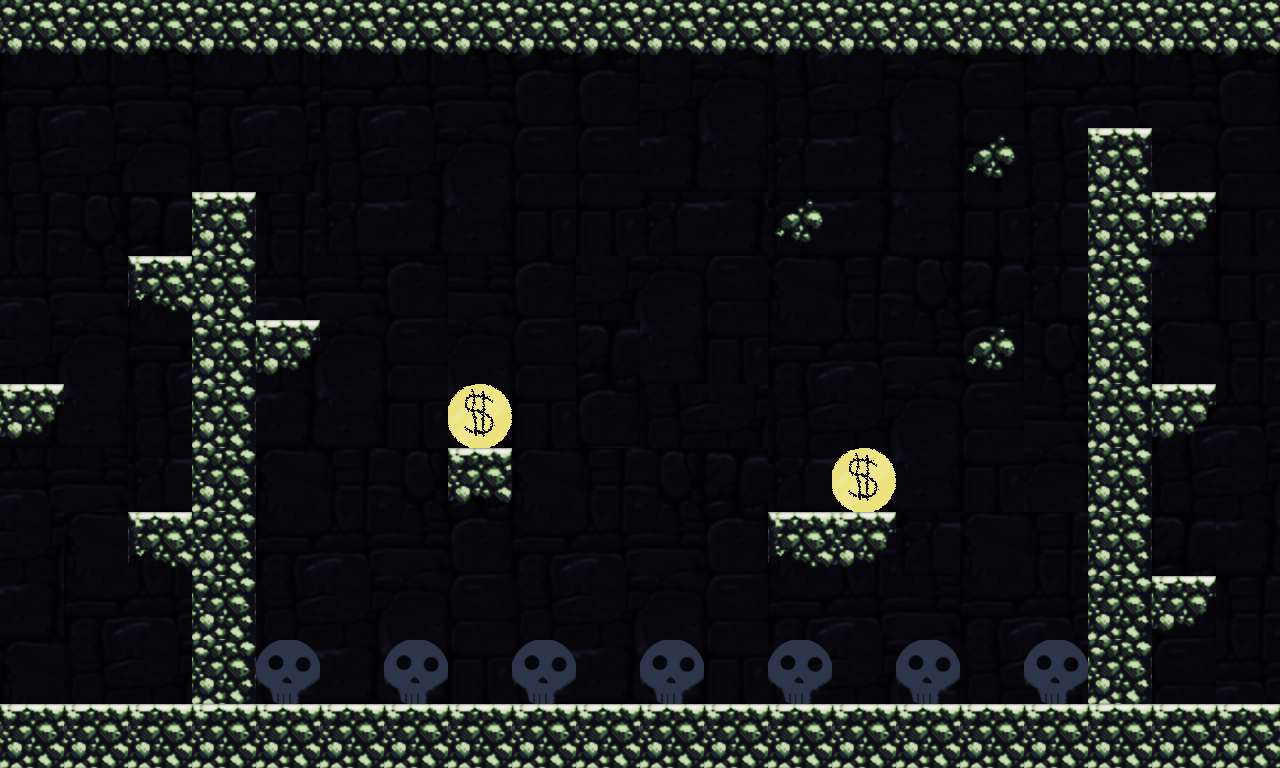

Rendered tile map (Tiled .tmx) drawn with the repository's tilesets; below, a short description and the map source with its tile grids summarised:
An orthogonal 20x12 tile map with 64x64 px tiles, 2 tile layers (level, GameElements), 2 tilesets, 1 image layer and 16 objects.

<map version="1.0" orientation="orthogonal" renderorder="right-down" width="20" height="12" tilewidth="64" tileheight="64" nextobjectid="39">
 <tileset firstgid="1" name="stone_tileset3" tilewidth="64" tileheight="64" tilecount="19" columns="19">
  <image source="../assets/tiles/stone_tileset3.png" trans="ff00ff" width="1216" height="64" />
 </tileset>
 <tileset firstgid="20" name="GameElement_tileset" tilewidth="64" tileheight="64" tilecount="3" columns="3">
  <image source="../assets/tiles/GameElement_tileset.png" trans="ff00ff" width="192" height="64" />
 </tileset>
 <imagelayer name="bg">
  <image source="../assets/tiles/dungeon_bg.png" />
 </imagelayer>
 <layer name="level" width="20" height="12">
  <data>[240 cells, 70 non-empty, 8 distinct tile ids]</data>
 </layer>
 <objectgroup name="objects">
  <object id="23" x="-1.33333" y="-2.66667" width="1282.67" height="54.6667" />
  <object id="24" x="-5.33333" y="389.333" width="65.3333" height="48" />
  <object id="25" x="129.333" y="513.333" width="60" height="52" />
  <object id="26" x="130.667" y="256" width="58.6667" height="54.6667" />
  <object id="27" x="192" y="192" width="62.6667" height="510.667" />
  <object id="28" x="254.667" y="322.667" width="58.6667" height="49.3333" />
  <object id="29" x="449.333" y="450.667" width="61.3333" height="48" />
  <object id="30" x="769.333" y="514.667" width="124" height="44" />
  <object id="31" x="0" y="705.333" width="1280" height="61.3333" />
  <object id="32" x="1088" y="129.333" width="64" height="574.667" />
  <object id="33" x="1152" y="578.667" width="58.6667" height="46.6667" />
  <object id="34" x="1154.67" y="384" width="54.6667" height="46.6667" />
  <object id="35" x="1152" y="193.333" width="58.6667" height="46.6667" />
  <object id="36" x="780" y="204" width="46.6667" height="41.3333" />
  <object id="37" x="966.667" y="137.333" width="50.6667" height="46.6667" />
  <object id="38" x="968" y="324" width="48" height="46.6667" />
 </objectgroup>
 <layer name="GameElements" width="20" height="12">
  <data>[240 cells, 9 non-empty, 2 distinct tile ids]</data>
 </layer>
</map>
